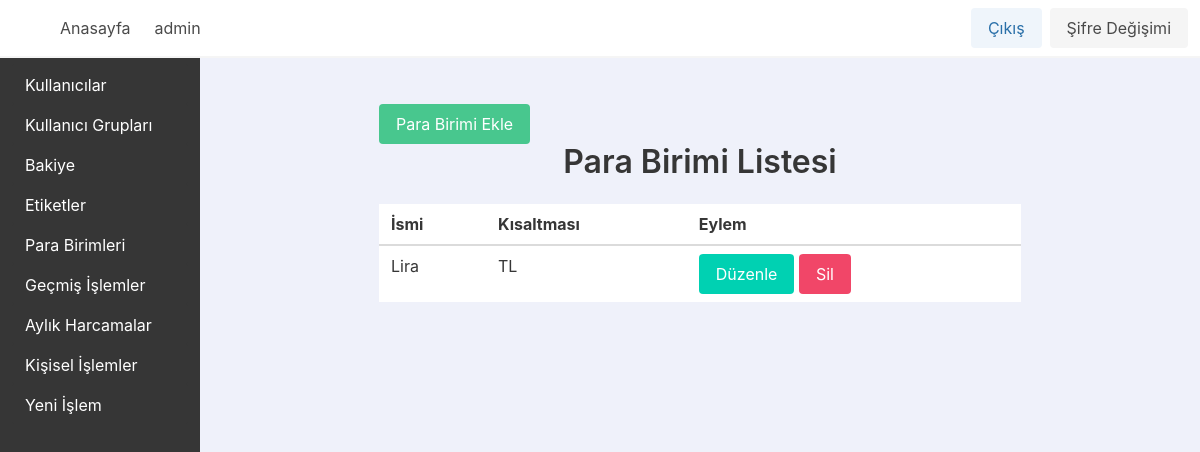
The page /currency (signed in) on the database as committed earlier.
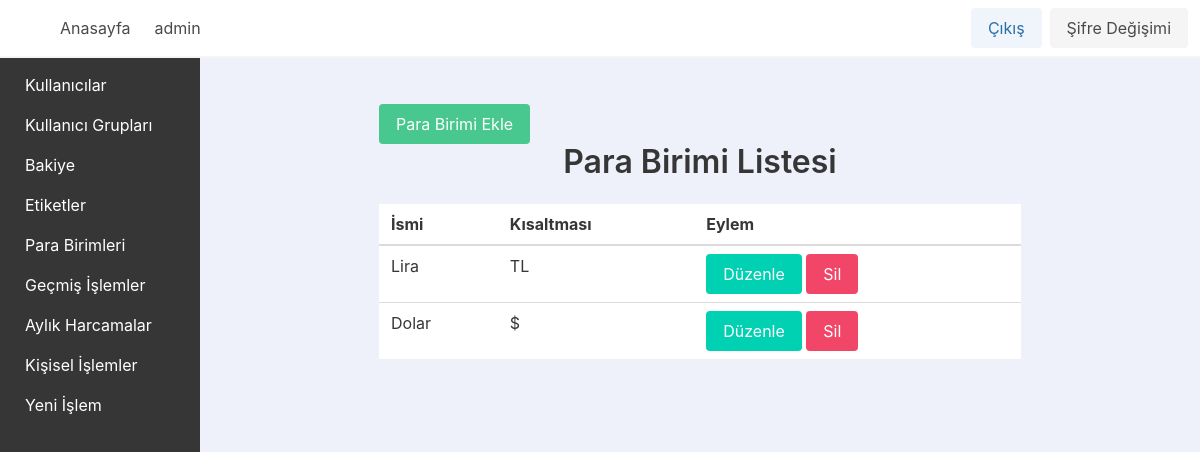
The same page on the database as committed later.
### app_base/models.py (models this page shows, shortened)
class MuUser(AbstractUser):
    username_validator = UnicodeUsernameValidator()
    username = models.CharField(_("Kullanıcı Adı"), max_length=150, unique=True, help_text=_("Max 150 karakter olabilir. Harfler, sayilar ve sadece @/./+/-/_ olabilir"), validators=[username_validator], error_messages={"unique": _("Bu isimde bir kullanici zaten var")})
    first_name = models.CharField(_("İsim"), max_length=150, blank=True)
    last_name = models.CharField(_("Soyisim"), max_length=150, blank=True)
    email = models.EmailField(_("email address"), blank=True)
    is_staff = models.BooleanField(_("Yönetici Durumu"), default=False, help_text=_("Kullanıcının bu yönetici paneline giriş yapabilmesini belirler."))
    is_active = models.BooleanField(_("active"), default=True, help_text=_("Designates whether this user should be treated as active. " "Unselect this instead of deleting accounts."))
    date_joined = models.DateTimeField(_("date joined"), default=timezone.now)
    currency = models.ForeignKey(Currency, on_delete=models.PROTECT, null=True)

class Currency(models.Model):
    name = models.CharField(max_length=255, unique=True)
    abbreviation = models.CharField(max_length=10, unique=True)

### app_base/views.py (the view)
# urls.py: path("currency", CurrencyListView.as_view(), name="currency_list"),
class CurrencyListView(LoginRequiredMixin, ListView):
    model = Currency
    template_name = "app_base/currency_list.html"
    context_object_name = "currencies"

### app_base/templates/app_base/currency_list.html (shortened to what this page needs)
{% extends "base.html" %}
{% block content %}
    <div class="container">
        <section class="section">
            <div class="columns is-centered">
                <div class="column is-three-quarters">
                    <a href="{% url 'currency_create' %}" class="button is-success">Para Birimi Ekle</a>
                    <h1 class="title has-text-centered">Para Birimi Listesi</h1>
                    <table class="table is-fullwidth">
                        <thead>
                            <tr>
                                <th>İsmi</th>
                                <th>Kısaltması</th>
                                <th>Eylem</th>
                            </tr>
                        </thead>
                        <tbody>
                            {% for currency in currencies %}
                                <tr>
                                    <td>{{ currency.name }}</td>
                                    <td>{{ currency.abbreviation }}</td>
                                    <td>
                                        <a href="{% url 'currency_update' currency.pk %}" class="button is-primary">Düzenle</a>
                                        <a href="{% url 'currency_delete' currency.pk %}" class="button is-danger">Sil</a>
                                    </td>
                                </tr>
                            {% empty %}
                                <tr>
                                    <td colspan="3">Para Birimi Bulunmadı</td>
                                </tr>
                            {% endfor %}
                        </tbody>
                    </table>
                </div>
            </div>
        </section>
    </div>
{% endblock content %}

### templates/base.html (shortened to what this page needs)
{% load static %}
<!DOCTYPE html>
<html lang="tr">
    <head>
        <link rel="stylesheet" href="https://cdn.jsdelivr.net/npm/bulma@0.9.4/css/bulma.min.css">
        <link href="https://cdn.jsdelivr.net/npm/select2@4.1.0-rc.0/dist/css/select2.min.css" rel="stylesheet" />
        <link rel="stylesheet" href="https://cdn.jsdelivr.net/npm/flatpickr/dist/flatpickr.min.css">
    </head>
    <body x-data="{ muside: false }">
        {% include "navbar.html" %}
        <div class="columns mx-0">
            <div {% if user.is_authenticated %}  {% else %}  class="is-hidden"  {% endif %} class="column is-2 has-background-grey-darker" x-bind:class="{ 'is-hidden': muside }">
                {% if user.is_authenticated %}
                    {% include "sidebar.html" %}
                {% endif %}
            </div>
            <div class="column has-background-link-light main-content">
                {% block content %}
                {% endblock content %}
            </div>
        </div>
    </body>
</html>

### templates/navbar.html (shortened to what this page needs)
{% load static %}
<nav class="navbar has-background-white has-shadow" x-data="{ open: false }">
    <div class="navbar-brand">
        <a class="navbar-item" x-on:click="muside = !muside">
            <span class="iconify icon is-medium" data-icon="tabler:layout-sidebar-left-expand-filled"></span>
        </a>
    </div>
    <div id="navbarmenu_id" class="navbar-menu" x-bind:class="{ 'is-active': open }">
        <div class="navbar-start">
            <a class="navbar-item is-info is-light" href="{% url "home_view_name" %}">Anasayfa</a>
            {% if user.is_authenticated %}
                <span class="navbar-item">{{ user.username }}</span>
            {% endif %}
        </div>
        <div class="navbar-end">
            <div class="navbar-item">
                <div class="buttons">
                    {% if user.is_authenticated %}
                        <a class="button is-info is-light" href="{% url 'logout_view_name' %}">Çıkış</a>
                        <a class="button is-light" href="{% url 'passchange_view_name' %}">Şifre Değişimi</a>
                    {% else %}
                        <a class="button is-info is-light" href="{% url 'login_view_name' %}">Giriş</a>
                    {% endif %}
                </div>
            </div>
        </div>
    </div>
</nav>

### templates/sidebar.html (shortened to what this page needs)
<div class="menu-container">
    <aside class="menu ">
        <ul class="menu-list ">
            <li class="mt-2">
                <a class="button is-dark has-text-left" href="{% url 'muuserlist_view_name' %}">  Kullanıcılar</a>
            </li>
            <li>
                <a class="button is-dark has-text-left" href="{% url 'usergroups_view_name' %}">  Kullanıcı Grupları</a>
            </li>
            <li>
                <a class="button is-dark has-text-left" href="{% url 'bakiye_view_name' %}">  Bakiye</a>
            </li>
            <li>
                <a class="button is-dark has-text-left" href="{% url 'tag_list_name' %}">  Etiketler</a>
            </li>
            <li>
                <a class="button is-dark has-text-left" href="{% url 'currency_list' %}">  Para Birimleri</a>
            </li>
            <li>
                <a class="button is-dark has-text-left" href="{% url 'transaction_table_name' %}">  Geçmiş İşlemler </a>
            </li>
            <li>
                <a class="button is-dark has-text-left" href="{% url 'monthly_spendings_name' %}">  Aylık Harcamalar</a>
            </li>
            <li>
                <a class="button is-dark has-text-left" href="{% url 'transaction_list_name' %}"> Kişisel İşlemler</a>
            </li>
            <li>
                <a class="button is-dark has-text-left" href="{% url 'transaction_create_name' %}">  Yeni İşlem</a>
            </li>
        </ul>
    </aside>
</div>

Rows that differ between the two databases and show on the page:
added Currency: name "Dolar", abbreviation "$"
